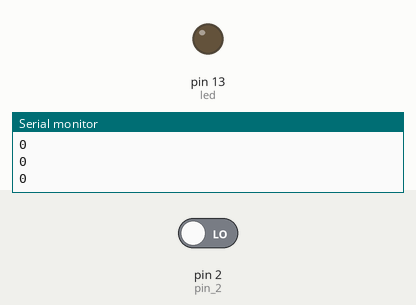
Bench run of a sketch on a simulated Arduino Uno, built with avr-gcc and run on an emulated ATmega328P. On the bench: output pins drawn as LEDs (lit = HIGH), the last lines printed to the serial monitor. The inputs (shaded band) are chosen by the test bench; at power-on: pin 2 (pin_2) LOW.

Above: at 3.2 s.
3.3 s: pin 2 (pin_2) driven HIGH
At 4.8 s:
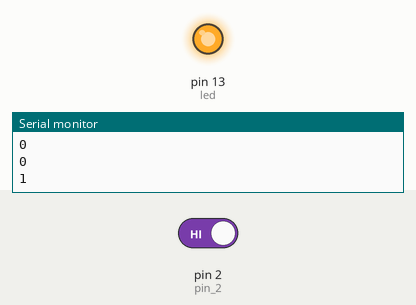
5.1 s: pin 2 (pin_2) driven LOW
At 6.7 s:
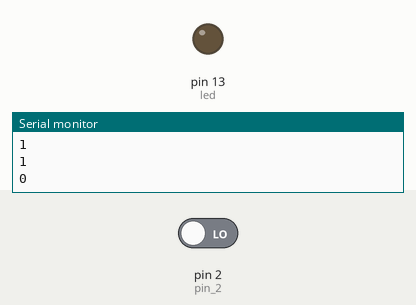
Timing chart, 0 to 8.2 s (numbered marks = the images above; inputs shaded):
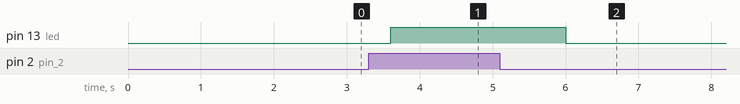

The sketch:

Line_Proximity.ino
```cpp
/* --- www.nyebarilmu.com --- */

//Mengakses module sensor dengan indikator LED pada Arduino
const int pin_2 = 2;
const int led = 13;

void setup () {
pinMode (pin_2, INPUT);
pinMode (led, OUTPUT);
Serial.begin(9600);
}

void loop() {
int kondisiSensor = digitalRead(pin_2);
Serial.println(kondisiSensor);
if (kondisiSensor == HIGH)
digitalWrite(led, HIGH);
else digitalWrite(led, LOW);
delay (1200);
}
```

Measured:
- after the input at 3.3 s, pin 13 (led): LOW → HIGH after 0.30 s
- after the input at 5.1 s, pin 13 (led): HIGH → LOW after 0.90 s
